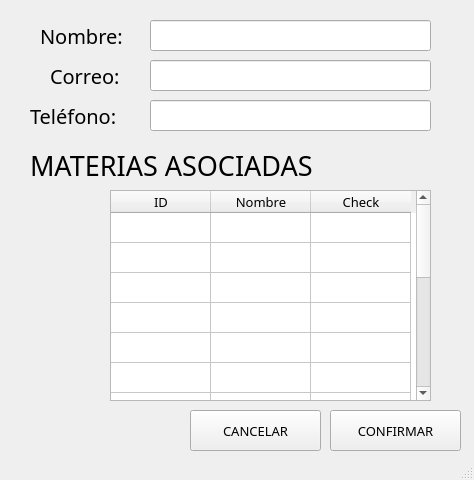
<?xml version="1.0" encoding="UTF-8"?>
<ui version="4.0">
 <class>InsertarEstudiante</class>
 <widget class="QMainWindow" name="InsertarEstudiante">
  <property name="geometry">
   <rect>
    <x>0</x>
    <y>0</y>
    <width>474</width>
    <height>480</height>
   </rect>
  </property>
  <property name="windowTitle">
   <string>Insertar Estudiante</string>
  </property>
  <widget class="QWidget" name="centralwidget">
   <widget class="QTableWidget" name="materiasEstudiante">
    <property name="geometry">
     <rect>
      <x>110</x>
      <y>190</y>
      <width>321</width>
      <height>211</height>
     </rect>
    </property>
    <property name="rowCount">
     <number>15</number>
    </property>
    <attribute name="verticalHeaderVisible">
     <bool>false</bool>
    </attribute>
    <row/>
    <row/>
    <row/>
    <row/>
    <row/>
    <row/>
    <row/>
    <row/>
    <row/>
    <row/>
    <row/>
    <row/>
    <row/>
    <row/>
    <row/>
    <column>
     <property name="text">
      <string>ID</string>
     </property>
     <property name="font">
      <font>
       <family>Arial Rounded MT Bold</family>
       <pointsize>10</pointsize>
      </font>
     </property>
     <property name="textAlignment">
      <set>AlignCenter</set>
     </property>
    </column>
    <column>
     <property name="text">
      <string>Nombre</string>
     </property>
     <property name="font">
      <font>
       <family>Arial Rounded MT Bold</family>
       <pointsize>10</pointsize>
      </font>
     </property>
     <property name="textAlignment">
      <set>AlignCenter</set>
     </property>
    </column>
    <column>
     <property name="text">
      <string>Check</string>
     </property>
     <property name="font">
      <font>
       <family>Arial Rounded MT Bold</family>
       <pointsize>10</pointsize>
      </font>
     </property>
     <property name="textAlignment">
      <set>AlignCenter</set>
     </property>
    </column>
   </widget>
   <widget class="QLabel" name="label_12">
    <property name="geometry">
     <rect>
      <x>30</x>
      <y>150</y>
      <width>311</width>
      <height>31</height>
     </rect>
    </property>
    <property name="font">
     <font>
      <family>Arial Rounded MT Bold</family>
      <pointsize>20</pointsize>
      <kerning>true</kerning>
     </font>
    </property>
    <property name="text">
     <string>MATERIAS ASOCIADAS</string>
    </property>
    <property name="textInteractionFlags">
     <set>Qt::LinksAccessibleByMouse</set>
    </property>
   </widget>
   <widget class="QLineEdit" name="nombre">
    <property name="geometry">
     <rect>
      <x>150</x>
      <y>20</y>
      <width>281</width>
      <height>31</height>
     </rect>
    </property>
    <property name="text">
     <string/>
    </property>
   </widget>
   <widget class="QLineEdit" name="correo">
    <property name="geometry">
     <rect>
      <x>150</x>
      <y>60</y>
      <width>281</width>
      <height>31</height>
     </rect>
    </property>
    <property name="text">
     <string/>
    </property>
   </widget>
   <widget class="QPushButton" name="confirmar_2">
    <property name="geometry">
     <rect>
      <x>330</x>
      <y>410</y>
      <width>131</width>
      <height>41</height>
     </rect>
    </property>
    <property name="font">
     <font>
      <family>Arial Rounded MT Bold</family>
      <pointsize>10</pointsize>
      <weight>50</weight>
      <bold>false</bold>
     </font>
    </property>
    <property name="text">
     <string>CONFIRMAR</string>
    </property>
    <property name="checkable">
     <bool>false</bool>
    </property>
    <property name="autoDefault">
     <bool>false</bool>
    </property>
    <property name="default">
     <bool>false</bool>
    </property>
    <property name="flat">
     <bool>false</bool>
    </property>
   </widget>
   <widget class="QLabel" name="label_11">
    <property name="geometry">
     <rect>
      <x>50</x>
      <y>60</y>
      <width>81</width>
      <height>31</height>
     </rect>
    </property>
    <property name="font">
     <font>
      <family>Arial Rounded MT Bold</family>
      <pointsize>15</pointsize>
      <kerning>true</kerning>
     </font>
    </property>
    <property name="text">
     <string>Correo:</string>
    </property>
    <property name="textInteractionFlags">
     <set>Qt::LinksAccessibleByMouse</set>
    </property>
   </widget>
   <widget class="QLabel" name="label_14">
    <property name="geometry">
     <rect>
      <x>30</x>
      <y>100</y>
      <width>91</width>
      <height>31</height>
     </rect>
    </property>
    <property name="font">
     <font>
      <family>Arial Rounded MT Bold</family>
      <pointsize>15</pointsize>
      <kerning>true</kerning>
     </font>
    </property>
    <property name="text">
     <string>Teléfono:</string>
    </property>
    <property name="textInteractionFlags">
     <set>Qt::LinksAccessibleByMouse</set>
    </property>
   </widget>
   <widget class="QLineEdit" name="telefono">
    <property name="geometry">
     <rect>
      <x>150</x>
      <y>100</y>
      <width>281</width>
      <height>31</height>
     </rect>
    </property>
    <property name="text">
     <string/>
    </property>
   </widget>
   <widget class="QLabel" name="label_13">
    <property name="geometry">
     <rect>
      <x>40</x>
      <y>20</y>
      <width>91</width>
      <height>31</height>
     </rect>
    </property>
    <property name="font">
     <font>
      <family>Arial Rounded MT Bold</family>
      <pointsize>15</pointsize>
      <kerning>true</kerning>
     </font>
    </property>
    <property name="text">
     <string>Nombre:</string>
    </property>
    <property name="textInteractionFlags">
     <set>Qt::LinksAccessibleByMouse</set>
    </property>
   </widget>
   <widget class="QPushButton" name="cancelar">
    <property name="geometry">
     <rect>
      <x>190</x>
      <y>410</y>
      <width>131</width>
      <height>41</height>
     </rect>
    </property>
    <property name="font">
     <font>
      <family>Arial Rounded MT Bold</family>
      <pointsize>10</pointsize>
      <weight>50</weight>
      <bold>false</bold>
     </font>
    </property>
    <property name="text">
     <string>CANCELAR</string>
    </property>
    <property name="checkable">
     <bool>false</bool>
    </property>
    <property name="autoDefault">
     <bool>false</bool>
    </property>
    <property name="default">
     <bool>false</bool>
    </property>
    <property name="flat">
     <bool>false</bool>
    </property>
   </widget>
  </widget>
  <widget class="QStatusBar" name="statusbar"/>
 </widget>
 <resources/>
 <connections/>
</ui>
